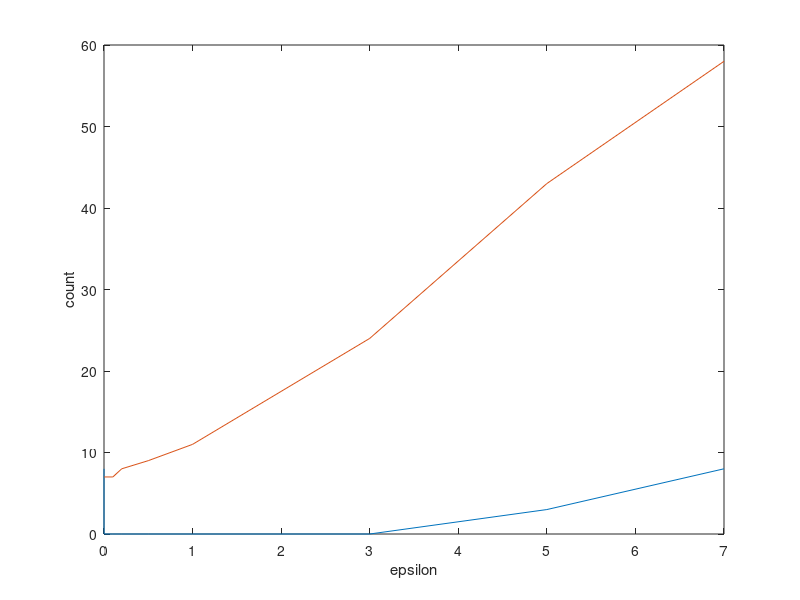

Reproduce this figure in MATLAB.
close all;
% -b=2 -l=4
epsilon = [7 5 3 1 0.5 0.2 0.1 0.005 0.0005 0.00000000001 0]
falseRej = [8 3 0 0 0 0 0 0 0  1 8]
falseAcc = [58 43 24 11 9 8 7 7 7 7 7]
plot(epsilon,falseRej)
hold on;
plot(epsilon,falseAcc)
xlabel('epsilon');
ylabel('count');